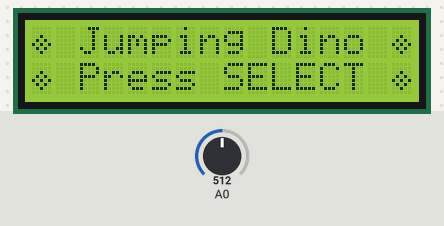
This sketch was run on a simulated Arduino Uno, built with avr-gcc and run on an emulated ATmega328P. Parts: 16×2 character LCD. The inputs (shaded band) are chosen by the test bench; at power-on: A0 = 512.

Above: at 0.8 s.
0.9 s: A0 set to 655
2.4 s: A0 set to 685
At 3.5 s:
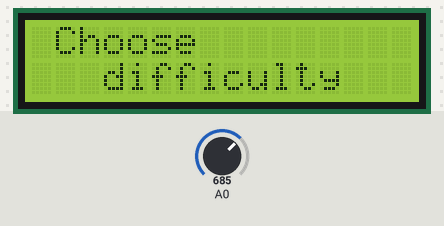
5.4 s: A0 set to 122
At 5.81 s:
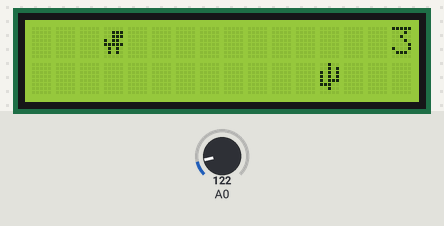
At 9.8 s:
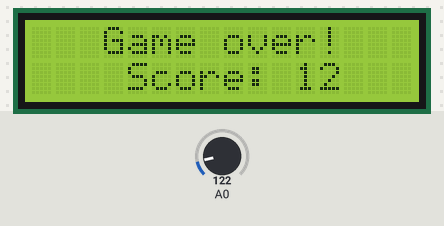
Timing chart, 0 to 11.3 s (numbered marks = the images above; inputs shaded):
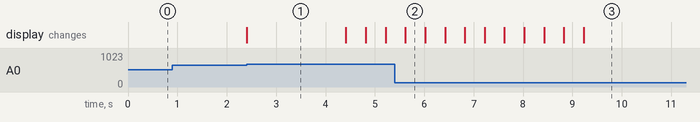

Measured:
- the behaviour switches between 669 and 670 on A0 (found by bisection; images 0 and 1)
- after the input at 0.9 s, every drawn part: stays the same
- after the input at 2.4 s, the display: changes at once (image 1)
- what the display in image 1 shows lasts 2.0 s, from 2.4 s to 4.4 s
- what the display in image 2 shows lasts 0.4 s, from 5.6 s to 6.0 s

The sketch:

dino.ino
```cpp
#include <LiquidCrystal.h>

LiquidCrystal lcd(8, 9, 4, 5, 6, 7); // RS, E, D4, D5, D6, D7

byte dino[] = {
  0b00000,
  0b00111,
  0b00111,
  0b10110,
  0b11111,
  0b01010,
  0b01010,
  0b00000
};

byte cactus[] = {
  0b00100,
  0b00101,
  0b10101,
  0b10101,
  0b10111,
  0b11100,
  0b00100,
  0b00000
};

byte pattern[] = {
  0b00000,
  0b00000,
  0b00100,
  0b01010,
  0b10101,
  0b01010,
  0b00100,
  0b00000
};


void setup() {
  lcd.begin(16, 2);
  lcd.createChar(0, dino);
  lcd.createChar(1, cactus);
  lcd.createChar(2, pattern);
  showGameName();
}

int dino_pos;
int cactus_pos;
int DinoUpCount = 0;
int dinoDownCount = 4;         //to make dino jump, counter have to be more than 3
int Score = 0;
int choice = 0;
int button = 0;
int Delay;
String difficulty[] = {"Easy", "Normal", "Hard", "Expert", "Progressive"};
boolean GameOver = false;
boolean GODLIKE = false;
boolean DifficultyDecided = false;
boolean delayProgressive = false;


void setCursorToPrintEnteredDifficulty(int choice){
  if(choice == 0 || choice == 2){                  //centering of the difficulty text on screen
    lcd.setCursor(4,0);
    lcd.write(byte(2));
    lcd.setCursor(11,0);
    lcd.write(byte(2));
    lcd.setCursor(6,0);
  }
  else if(choice == 1 || choice == 3){
    lcd.setCursor(3,0);
    lcd.write(byte(2));
    lcd.setCursor(12,0);
    lcd.write(byte(2));
    lcd.setCursor(5,0);
  }
  else if(choice == 4){
    lcd.setCursor(0,0);
    lcd.write(byte(2));
    lcd.setCursor(14,0);
    lcd.write(byte(2));
    lcd.setCursor(2,0);
  }
}

void setCursorToPrintNextDifficulty(int choice){
  if(choice > 4){
    choice = 0;
  }

  if(choice == 0 || choice == 2){
    lcd.setCursor(6,1);
  }
  else if(choice == 1 || choice == 3){
    lcd.setCursor(5,1);
  }
  else if(choice == 4){
    lcd.setCursor(2,1);
  }
}


int getDifficulty(){
    lcd.setCursor(1,0);
    lcd.print("Choose");
    lcd.setCursor(3,1);
    lcd.print("difficulty");
    delay(2000);
    lcd.clear();
    while(true){
      lcd.clear();
                                                       //scrolling menu, displaying actual and next option |--
      setCursorToPrintEnteredDifficulty(choice);
      lcd.print(difficulty[choice]);                   //display of actual option on screen
      setCursorToPrintNextDifficulty(choice+1);
      if(choice+1 > 4){
        lcd.print(difficulty[0]);
      }
      else{
        lcd.print(difficulty[choice+1]);
      }
                                                       //   --|
      button = analogRead(A0);
      if(button >= 258 && button <= 358){              //scroll down using 'DOWN' key on keypadshield
        if(choice < 4){
          choice++;
        }
        else{
          choice = 0;
        }
        delay(100);
      }
      else if(button >= 110 && button <= 160){           //scroll up using 'UP' key on keypadshield
        if(choice > 0){
          choice--;
        }
        else{
          choice = 4;
        }
        delay(100);
      }
      else if(button >= 670 && button <= 770){          //entering of choice
        break;
        delay(100);
      }
      delay(100);
    }
    return choice;
}


int getDelay(int choice){
    if(choice == 0){                                   //delaying of cactus,  more speed = more difficult
      Delay = 400;
    }
    else if(choice == 1){
      Delay = 300;
    }
    else if(choice == 2){
      Delay = 200;
    }
    else if(choice == 3){
      Delay = 125;
    }
    else if(choice == 4){
      Delay = 400;
      delayProgressive = true;
    }
    lcd.clear();                                      //clear screen before game start
    lcd.setCursor(3,1);
    lcd.write(byte(0));
    lcd.setCursor(15,1);
    lcd.write(byte(1));
    //return Delay;
}


void jump(){
  if(dinoDownCount > 3){            //delay between jump and fall down of dino
    lcd.setCursor(3,1);
    lcd.print(" ");
    lcd.setCursor(3,0);
    lcd.write(byte(0));
    dino_pos = 0;                //position of dino after jump
    if(DinoUpCount == 0){            //start of count iteration when dino is up
      DinoUpCount = 1;
    }
    dinoDownCount = 0;
  }
}

void jumpDown(){
  lcd.setCursor(3,0);
  lcd.print(" ");
  lcd.setCursor(3,1);
  lcd.write(byte(0));
  DinoUpCount = 0;
  if(dinoDownCount == 0){
    dinoDownCount = 1;
  }
}


void authors(){
  lcd.clear();
  lcd.setCursor(2,0);
  lcd.print("Adam Barczyk");
  lcd.setCursor(0,1);
  lcd.print("Aleksander Bies");
}

void showGameName(){
  boolean nameDisplayed = false;
  while(true){
    if(!nameDisplayed){
      lcd.setCursor(2,0);
      lcd.print("Jumping Dino");
      lcd.setCursor(2,1);
      lcd.print("Press SELECT");
      lcd.setCursor(0,1);
      lcd.write(byte(2));
      lcd.setCursor(0,0);
      lcd.write(byte(2));
      lcd.setCursor(15,1);
      lcd.write(byte(2));
      lcd.setCursor(15,0);
      lcd.write(byte(2));
      nameDisplayed = true;
    }

    button = analogRead(A0);
    if(button >= 670 && button <= 770){
      lcd.clear();
      break;
    }
  }
}

void playAgain(){
  lcd.clear();
  lcd.setCursor(1,0);
  lcd.print("Press RESET");
  lcd.setCursor(1,1);
  lcd.print("to play again");
}

void score(){
  if(Score <= 9){                    //set the cursor to print score in upper right corner
    lcd.setCursor(15,0);
  }
  else if(Score >= 10 && Score <= 99){
    lcd.setCursor(14,0);
  }
  else if(Score >= 100 && Score <= 999){
    lcd.setCursor(13,0);
  }
  else if(Score >= 1000){
    lcd.setCursor(8,0);
    GODLIKE = true;
  }

  if(GODLIKE){                       //print score in the upper right corner
    lcd.print("GODLIKE!");
  }
  else{
    lcd.print(Score);
  }
}


void loop() {
  if(GameOver){
    return;
  }

  if(!DifficultyDecided){
    choice = getDifficulty();
    getDelay(choice);
    DifficultyDecided = true;
  }

  for (int i = 15; i>=0; --i){          //move the cactus
    if(DinoUpCount > 0){                //couter of iteration, when dino is up in next step, counter increments J
      DinoUpCount++;
    }
    if(dinoDownCount > 0){
      dinoDownCount++;
    }

    score();

    dino_pos = 1;                   //positon of dino before jump
    cactus_pos = i;
    lcd.setCursor(i,1);
    lcd.write(byte(1));
    button = analogRead(A0);
    if (button >= 110 && button <= 160){
          jump();
    }
     if (dino_pos==1 && cactus_pos==3){     //break game condition
      lcd.clear();
      if(!GODLIKE){
        lcd.setCursor(3,0);
        lcd.print("Game over!");
        lcd.setCursor(4,1);
        lcd.print(String("Score: ") + String(Score));                //print score
      }
      else{
        lcd.setCursor(4,0);
        lcd.print("You Are");
        lcd.setCursor(4,1);
        lcd.print("GODLIKE!");
      }
      GameOver = true;
      delay(3000);

      authors();                                                   //prints authors names
      delay(3000);
      playAgain();
      break;
      }
     else if(DinoUpCount == 3){
      //delay(100);                                 //dino falls down
      jumpDown();
     };

     Score++;

     if(!delayProgressive){
      delay(Delay);
     }
     else{
      if(Delay > 300){
        Delay = Delay - Delay * 1/35;
      }
      else if(Delay > 200 && Delay <= 300){
        Delay = Delay - Delay * 1/95;
      }
      else if(Delay > 155 && Delay <= 200){
        Delay = Delay - Delay * 1/140;
      }
      else if(Delay > 125 && Delay <= 155){
        Delay = Delay - Delay * 1/100;
      }
      else if(Delay <= 125){
        Delay = 125;
      }
      delay(Delay);
     }
     lcd.setCursor(i,1);
     lcd.print(" ");                              //delete cactus from position to not have double cactus
      }
}
```
